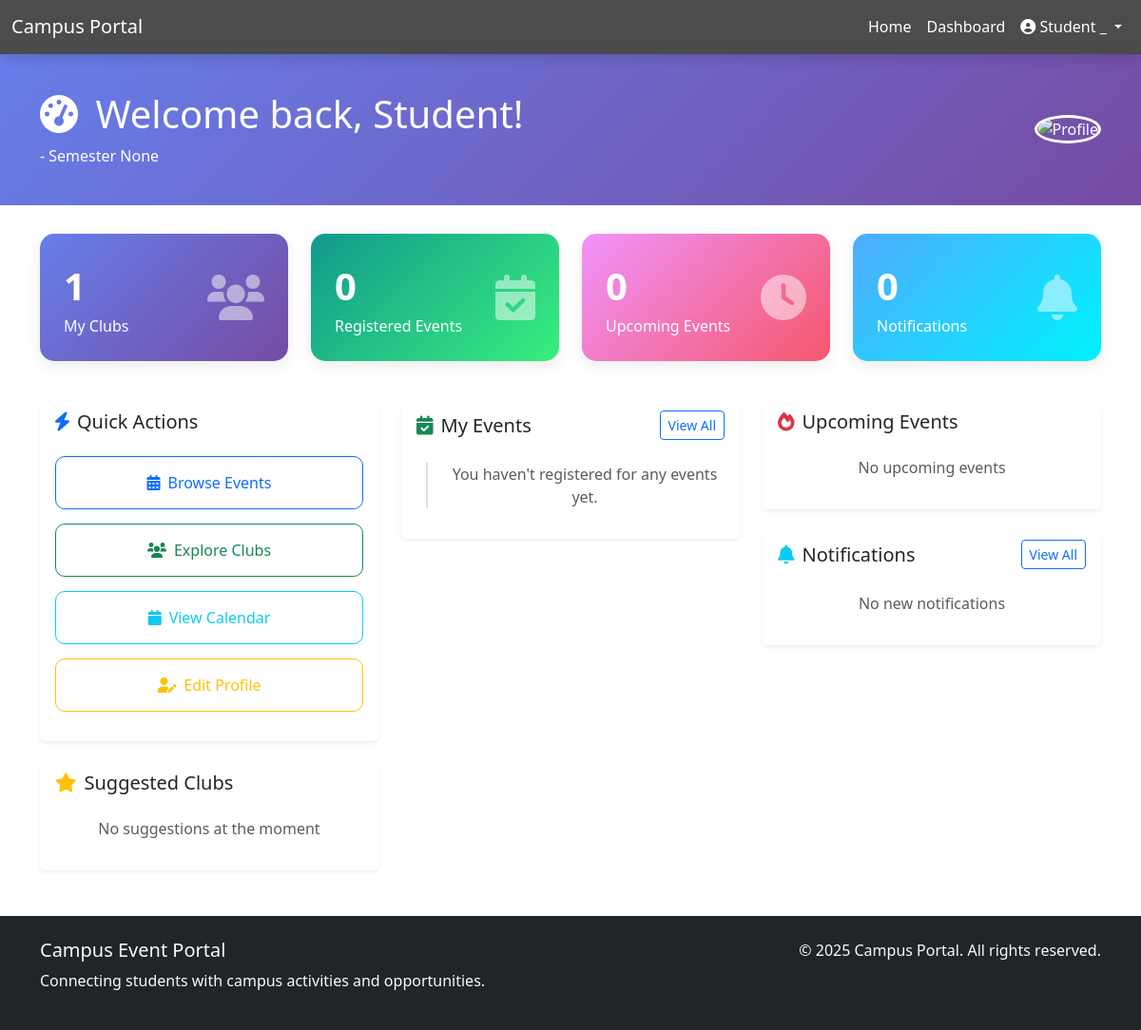
Screenshot of /accounts/dashboard/ (signed in) with the database file from the repository.
### apps/accounts/models.py (models this page shows, shortened)
class User(AbstractBaseUser, PermissionsMixin):
    ROLE_CHOICES = [
        ('ADMIN', 'Administrator'),
        ('COORDINATOR', 'Club Coordinator'),
        ('STUDENT', 'Student'),
    ]
    email = models.EmailField(unique=True)
    username = models.CharField(max_length=150, unique=True)
    first_name = models.CharField(max_length=100)
    last_name = models.CharField(max_length=100)
    role = models.CharField(max_length=20, choices=ROLE_CHOICES, default='STUDENT')
    usn = models.CharField(max_length=20, blank=True, null=True, unique=True)
    department = models.CharField(max_length=100, blank=True)
    semester = models.IntegerField(blank=True, null=True)
    phone = models.CharField(max_length=15, blank=True)
    avatar = models.ImageField(upload_to='user_avatars/', blank=True, null=True)
    bio = models.TextField(blank=True)
    is_active = models.BooleanField(default=True)
    is_staff = models.BooleanField(default=False)
    date_joined = models.DateTimeField(default=timezone.now)
    objects = UserManager()
    USERNAME_FIELD = 'email'
    REQUIRED_FIELDS = ['username', 'first_name', 'last_name']
    class Meta:
        db_table = 'users'
        verbose_name = 'User'
        verbose_name_plural = 'Users'
    def get_full_name(self):
        return f"{self.first_name} {self.last_name}"
    def is_admin(self):
        return self.role == 'ADMIN'
    def is_coordinator(self):
        return self.role == 'COORDINATOR'

### apps/accounts/views.py (the view, shortened to what this page needs)
# urls.py: path('dashboard/', views.dashboard_view, name='dashboard'),
@login_required
def dashboard_view(request):
    user = request.user
    context = {}
    upcoming_events = Event.objects.filter(
        status='PUBLISHED',
        start_datetime__gte=timezone.now()
    ).order_by('start_datetime')[:5]
    context['upcoming_events'] = upcoming_events
    if user.is_admin():
        context['total_users'] = User.objects.count()
        context['total_clubs'] = Club.objects.count()
        context['total_events'] = Event.objects.count()
        context['active_events'] = Event.objects.filter(
            status='PUBLISHED',
            start_datetime__gte=timezone.now()
        ).count()
        context['all_clubs'] = Club.objects.all().order_by('name')
        context['all_events'] = Event.objects.all().order_by('-start_datetime')
        context['recent_users'] = User.objects.order_by('-date_joined')[:5]
        context['event_stats'] = Event.objects.values('status').annotate(
            count=Count('id')
        )
        template = 'accounts/dashboard_admin.html'
    else:
        context['my_clubs'] = user.clubs.filter(is_active=True)
        context['my_events'] = EventRegistration.objects.filter(
            user=user
        ).select_related('event').order_by('-registration_date')[:5]
        context['unread_notifications'] = NotificationRecipient.objects.filter(
            user=user,
            is_read=False
        ).select_related('notification')[:5]
        context['suggested_clubs'] = Club.objects.filter(
            is_active=True
        ).exclude(
            members=user
        )[:4]
        template = 'accounts/dashboard_student.html'
    return render(request, template, context)

### templates/accounts/dashboard_student.html (shortened to what this page needs)
{% extends 'base.html' %}
{% load static %}
{% block content %}
<div class="dashboard-header">
    <div class="container">
        <div class="row align-items-center">
            <div class="col-md-8">
                <h1 class="mb-2">
                    <i class="fas fa-tachometer-alt me-2"></i>
                    Welcome back, {{ user.first_name }}!
                </h1>
                <p class="mb-0">{{ user.department }} - Semester {{ user.semester }}</p>
            </div>
            <div class="col-md-4 text-end">
                <img src="{% if user.avatar %}{{ user.avatar.url }}{% else %}{% static 'images/default-avatar.png' %}{% endif %}"
                     alt="Profile"
                     class="rounded-circle"
                     width="80"
                     height="80"
                     style="border: 3px solid white;">
            </div>
        </div>
    </div>
</div>
<div class="container">
    <div class="row">
        <div class="col-md-3">
            <div class="stat-card primary">
                <div class="d-flex justify-content-between align-items-center">
                    <div>
                        <div class="stat-number">{{ my_clubs.count }}</div>
                        <p class="mb-0">My Clubs</p>
                    </div>
                    <i class="fas fa-users fa-3x opacity-50"></i>
                </div>
            </div>
        </div>
        <div class="col-md-3">
            <div class="stat-card success">
                <div class="d-flex justify-content-between align-items-center">
                    <div>
                        <div class="stat-number">{{ my_events.count }}</div>
                        <p class="mb-0">Registered Events</p>
                    </div>
                    <i class="fas fa-calendar-check fa-3x opacity-50"></i>
                </div>
            </div>
        </div>
        <div class="col-md-3">
            <div class="stat-card warning">
                <div class="d-flex justify-content-between align-items-center">
                    <div>
                        <div class="stat-number">{{ upcoming_events.count }}</div>
                        <p class="mb-0">Upcoming Events</p>
                    </div>
                    <i class="fas fa-clock fa-3x opacity-50"></i>
                </div>
            </div>
        </div>
        <div class="col-md-3">
            <div class="stat-card info">
                <div class="d-flex justify-content-between align-items-center notification-badge">
                    <div>
                        <div class="stat-number">{{ unread_notifications.count }}</div>
                        <p class="mb-0">Notifications</p>
                    </div>
                    <i class="fas fa-bell fa-3x opacity-50"></i>
                </div>
            </div>
        </div>
    </div>
    <div class="row mt-4">
        <div class="col-md-4">
            <div class="card border-0 shadow-sm">
                <div class="card-header bg-white border-0">
                    <h5 class="mb-0"><i class="fas fa-bolt me-2 text-primary"></i>Quick Actions</h5>
                </div>
                <div class="card-body">
                    <a href="{% url 'events:event_list' %}" class="btn btn-outline-primary w-100 quick-action-btn">
                        <i class="fas fa-calendar-alt me-2"></i>Browse Events
                    </a>
                    <a href="{% url 'clubs:club_list' %}" class="btn btn-outline-success w-100 quick-action-btn">
                        <i class="fas fa-users me-2"></i>Explore Clubs
                    </a>
                    <a href="{% url 'events:event_calendar' %}" class="btn btn-outline-info w-100 quick-action-btn">
                        <i class="fas fa-calendar me-2"></i>View Calendar
                    </a>
                    <a href="{% url 'accounts:profile' %}" class="btn btn-outline-warning w-100 quick-action-btn">
                        <i class="fas fa-user-edit me-2"></i>Edit Profile
                    </a>
                </div>
            </div>
            <div class="card border-0 shadow-sm mt-4">
                <div class="card-header bg-white border-0">
                    <h5 class="mb-0"><i class="fas fa-star me-2 text-warning"></i>Suggested Clubs</h5>
                </div>
                <div class="card-body">
                    {% for club in suggested_clubs %}
                    <div class="d-flex align-items-center mb-3 pb-3 border-bottom">
                        <img src="{% if club.logo %}{{ club.logo.url }}{% else %}{% static 'images/default-club.png' %}{% endif %}"
                             alt="{{ club.name }}"
                             class="rounded me-3"
                             width="50"
                             height="50">
                        <div class="flex-grow-1">
                            <h6 class="mb-0">{{ club.name }}</h6>
                            <small class="text-muted">{{ club.get_member_count }} members</small>
                        </div>
                        <a href="{% url 'clubs:club_detail' club.slug %}" class="btn btn-sm btn-primary">
                            View
                        </a>
                    </div>
                    {% empty %}
                    <p class="text-muted text-center">No suggestions at the moment</p>
                    {% endfor %}
                </div>
            </div>
        </div>
        <div class="col-md-4">
            <div class="card border-0 shadow-sm">
                <div class="card-header bg-white border-0 d-flex justify-content-between align-items-center">
                    <h5 class="mb-0"><i class="fas fa-calendar-check me-2 text-success"></i>My Events</h5>
                    <a href="{% url 'events:my_events' %}" class="btn btn-sm btn-outline-primary">View All</a>
                </div>
                <div class="card-body">
                    <div class="event-timeline">
                        {% for registration in my_events %}
                        <div class="timeline-item">
                            <div class="d-flex align-items-start">
                                <div class="flex-grow-1">
                                    <h6 class="mb-1">{{ registration.event.title }}</h6>
                                    <small class="text-muted">
                                        <i class="fas fa-calendar me-1"></i>
                                        {{ registration.event.start_datetime|date:"M d, Y - g:i A" }}
                                    </small>
                                    <br>
                                    <span class="badge bg-{{ registration.status|lower }} mt-1">
                                        {{ registration.get_status_display }}
                                    </span>
                                </div>
                            </div>
                        </div>
                        {% empty %}
                        <p class="text-muted text-center">You haven't registered for any events yet.</p>
                        {% endfor %}
                    </div>
                </div>
            </div>
        </div>
        <div class="col-md-4">
            <div class="card border-0 shadow-sm mb-4">
                <div class="card-header bg-white border-0">
                    <h5 class="mb-0"><i class="fas fa-fire me-2 text-danger"></i>Upcoming Events</h5>
                </div>
                <div class="card-body">
                    {% for event in upcoming_events|slice:":5" %}
                    <div class="mb-3 pb-3 {% if not forloop.last %}border-bottom{% endif %}">
                        <h6 class="mb-1">
                            <a href="{% url 'events:event_detail' event.slug %}" class="text-decoration-none">
                                {{ event.title }}
                            </a>
                        </h6>
                        <small class="text-muted">
                            <i class="fas fa-calendar me-1"></i>
                            {{ event.start_datetime|date:"M d, Y" }}
                        </small>
                        <br>
                        <small class="text-muted">
                            <i class="fas fa-map-marker-alt me-1"></i>
                            {{ event.venue }}
                        </small>
                    </div>
                    {% empty %}
                    <p class="text-muted text-center">No upcoming events</p>
                    {% endfor %}
                </div>
            </div>
            <div class="card border-0 shadow-sm">
                <div class="card-header bg-white border-0 d-flex justify-content-between align-items-center">
                    <h5 class="mb-0"><i class="fas fa-bell me-2 text-info"></i>Notifications</h5>
                    <a href="{% url 'notifications:list' %}" class="btn btn-sm btn-outline-primary">View All</a>
                </div>
                <div class="card-body">
                    {% for notif_recipient in unread_notifications %}
                    <div class="mb-3 pb-3 {% if not forloop.last %}border-bottom{% endif %}">
                        <div class="d-flex align-items-start">
                            <div class="me-2">
                                <i class="fas fa-circle text-primary" style="font-size: 0.5rem;"></i>
                            </div>
                            <div class="flex-grow-1">
                                <h6 class="mb-1">{{ notif_recipient.notification.title }}</h6>
                                <small class="text-muted">
                                    {{ notif_recipient.notification.message|truncatewords:15 }}
                                </small>
                                <br>
                                <small class="text-muted">
                                    {{ notif_recipient.notification.created_at|timesince }} ago
                                </small>
                            </div>
                        </div>
                    </div>
                    {% empty %}
                    <p class="text-muted text-center">No new notifications</p>
                    {% endfor %}
                </div>
            </div>
        </div>
    </div>
</div>
{% endblock %}

### templates/navbar.html (shortened to what this page needs)
{% load static %}
<nav class="navbar navbar-expand-lg navbar-dark bg-transparent navbar-fixed navbar-transparent">
    <div class="container-fluid">
        <a class="navbar-brand" href="{% url 'home' %}">
            Campus Portal
        </a>
        <div class="collapse navbar-collapse" id="navbarNav">
            <ul class="navbar-nav ms-auto">
                <li class="nav-item">
                    <a class="nav-link" href="{% url 'home' %}">Home</a>
                </li>
                {% if user.is_authenticated %}
                    <li class="nav-item">
                        <a class="nav-link" href="{% url 'accounts:dashboard' %}">Dashboard</a>
                    </li>
                    <li class="nav-item dropdown">
                        <a class="nav-link dropdown-toggle" href="#" role="button" data-bs-toggle="dropdown">
                            <i class="fas fa-user-circle"></i> {{ user.get_full_name }}
                        </a>
                    </li>
                {% endif %}
            </ul>
        </div>
    </div>
</nav>

### templates/base.html (style rules this page uses)
.navbar-fixed { position: fixed; top: 0; left: 0; width: 100%; z-index: 1030; }
.navbar-transparent { background-color: rgba(0, 0, 0, 0.7) !important; backdrop-filter: blur(10px); -webkit-backdrop-filter: blur(10px); box-shadow: 0 4px 12px rgba(0, 0, 0, 0.15); border-bottom: 1px solid rgba(255, 255, 255, 0.1); }
.navbar-transparent .navbar-brand, .navbar-transparent .nav-link { color: white !important; }
body { padding-top: 56px; }

### templates/accounts/dashboard_student.html (style rules this page uses)
.dashboard-header { background: linear-gradient(135deg, #667eea 0%, #764ba2 100%); color: white; padding: 40px 0; margin-bottom: 30px; }
.stat-card { border: none; border-radius: 15px; padding: 25px; margin-bottom: 20px; transition: transform 0.3s ease; box-shadow: 0 5px 15px rgba(0,0,0,0.08); }
.stat-card.primary { background: linear-gradient(135deg, #667eea 0%, #764ba2 100%); color: white; }
.stat-card.success { background: linear-gradient(135deg, #11998e 0%, #38ef7d 100%); color: white; }
.stat-card.warning { background: linear-gradient(135deg, #f093fb 0%, #f5576c 100%); color: white; }
.stat-card.info { background: linear-gradient(135deg, #4facfe 0%, #00f2fe 100%); color: white; }
.stat-number { font-size: 2.5rem; font-weight: bold; }
.notification-badge { position: relative; }
.quick-action-btn { border-radius: 10px; padding: 15px; margin-bottom: 15px; transition: all 0.3s ease; }
.event-timeline { position: relative; padding-left: 30px; }
.event-timeline::before { content: ''; position: absolute; left: 10px; top: 0; bottom: 0; width: 2px; background: #e0e0e0; }

### rows the page displays
User: get_full_name "Student _", first_name "Student", semester "None"

### other values shown
{{ my_clubs.count }} "1"
{{ my_events.count }} "0"
{{ upcoming_events.count }} "0"
{{ unread_notifications.count }} "0"
